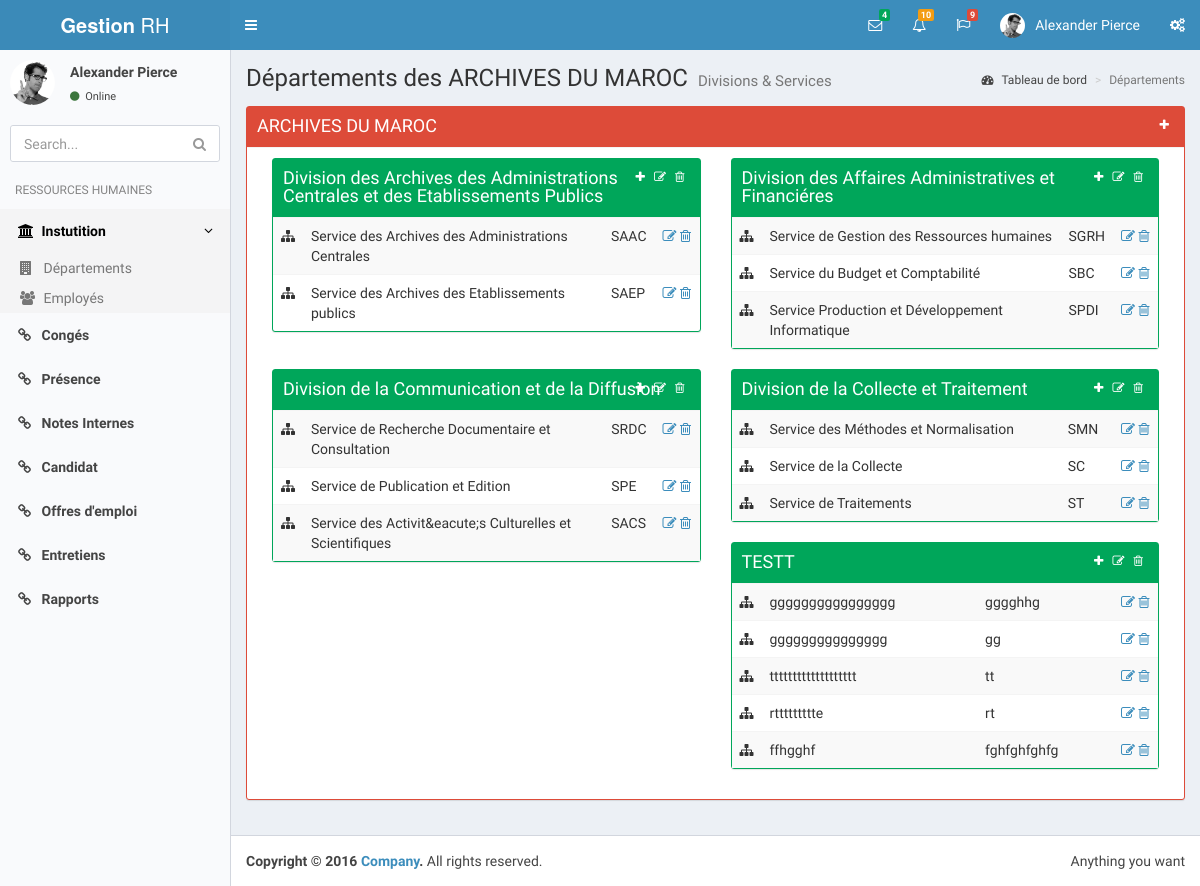
Screenshot of /?page=departements.php with the database file from the repository.
### tables this page shows
CREATE TABLE `departements` (
  `sid` tinyint(4) unsigned NOT NULL AUTO_INCREMENT,
  `nom` varchar(200) NOT NULL,
  `abbreviation` varchar(20) DEFAULT NULL,
  `parent` tinyint(4) unsigned DEFAULT '0',
  PRIMARY KEY (`sid`),
  UNIQUE KEY `IDX_DEPT_ID` (`sid`),
  KEY `IDX_DEPT_PARENT` (`parent`),
  CONSTRAINT `FR_DEPT_PARENT` FOREIGN KEY (`parent`) REFERENCES `departements` (`sid`) ON DELETE CASCADE ON UPDATE NO ACTION
);

### control/connexion.php (called while the page is built, shortened)
<?php
class connexion
{
    public  $cnx;
    private $servername = "10.100.1.2";
    private $db         = "amgrh";
    private $username   = "ebouh";
    private $password   = "ebo";
    function __construct()
    {
        try {
            $this->cnx = new PDO("mysql:host=$this->servername;dbname=$this->db;charset=utf8", $this->username, $this->password);
            $this->cnx->setAttribute(PDO::ATTR_ERRMODE, PDO::ERRMODE_EXCEPTION);
        } catch (PDOException $e) {
            die('Erreur : ' . $e->getMessage());
        }
    }
    public function select($table, $where)
    {
        $res=$this->cnx->query("SELECT * FROM $table $where");
        return $res;
    }
}
?>

### view/departements.php (the view, shortened to what this page needs)
<?php
$depart = new departement();
?>
<section class="content-header">
    <h1>
        Départements des ARCHIVES DU MAROC
        <small>Divisions & Services</small>
    </h1>
    <ol class="breadcrumb">
        <li><a href="?page=dashboard.php"><i class="fa fa-dashboard"></i> Tableau de bord</a></li>
        <li class="active">Départements</li>
    </ol>
</section>
<section class="content">
    <div class="row">
        <div class="col-md-12 ">
            <div class="box box-danger box-solid">
                <div class="box-header with-border">
                    <h3 class="box-title">ARCHIVES DU MAROC</h3>
                    <div class="box-tools pull-right">
                        <a class="btn btn-box-tool" data-toggle="modal" data-target="#myModal"><i class="fa fa-plus"></i></a>
                    </div>
                </div>
                <div class="box-body">
                    <?php
                    $dvsReponse = $depart->select("departements", " WHERE parent IS NULL");
                    $data = $dvsReponse->fetchAll(PDO::FETCH_ASSOC);
                    foreach ($data as $dvs) {
                        $str = htmlspecialchars(str_replace("\"","'", json_encode($dvs,JSON_UNESCAPED_UNICODE)), ENT_QUOTES, 'UTF-8');
                        ?>
                        <div class="col-md-6 connectedSortable ui-sortable">
                            <div class="box box-success box-solid">
                                <div class="box-header ui-sortable-handle">
                                    <h3 class="box-title"><?php echo $dvs['nom']; ?></h3>
                                    <div class="box-tools pull-right">
                                        <div class="btn-group">
                                            <a class="btn btn-box-tool" data-toggle="modal" data-target="#myModal" data-val="<?php echo "{'parent': ".$dvs['sid']."}"; ?>"><i class="fa fa-plus"></i></a>
                                            <a  class="btn btn-box-tool" data-toggle="modal" data-target="#myModal" data-val="<?php echo $str; ?>"><i class="fa fa-edit"></i></a>
                                            <a  class="btn btn-box-tool" data-toggle="modal" data-target="#msgBox" data-val="<?php echo $dvs['sid']; ?>"><i class="fa fa-trash-o"></i></a>
                                        </div>
                                    </div>
                                </div>
                                <div class="box-body no-padding">
                                    <table class="table table-striped">
                                        <?php
                                        $srvReponse = $depart->select("departements", " WHERE parent=".$dvs['sid']);
                                        while ($srv = $srvReponse->fetch(PDO::FETCH_ASSOC)) {
                                            $strs = htmlspecialchars(str_replace("\"","'", json_encode($srv,JSON_UNESCAPED_UNICODE)), ENT_QUOTES, 'UTF-8');
                                            ?>
                                            <tr>
                                                <td style="width: 10px"><i class="fa fa-sitemap"></i></td>
                                                <td><?php echo $srv['nom']; ?></td>
                                                <td><?php echo $srv['abbreviation']; ?></td>
                                                <td style="width: 45px">
                                                    <div class="tools">
                                                        <a style="cursor: pointer;" class="fa fa-edit" data-toggle="modal" data-target="#myModal" data-val="<?php echo $strs; ?>"></a>
                                                        <a style="cursor: pointer;" class="fa fa-trash-o" data-toggle="modal" data-target="#msgBox" data-val="<?php echo $srv['sid']; ?>"></a>
                                                    </div>
                                                </td>
                                            </tr>
                                            <?php
                                        }
                                        ?>
                                    </table>
                                </div>
                            </div>
                        </div>
                    <?php
                    }
                    ?>
                </div>
            </div>
        </div>
    </div>
</section>

### index.php (shortened to what this page needs)
<!DOCTYPE html>
<html>
<head>
    <link rel="stylesheet" href="bootstrap/css/bootstrap.min.css">
    <link rel="stylesheet" href="dist/css/cmpl/font-awesome.min.css">
    <link rel="stylesheet" href="dist/css/cmpl/ionicons.min.css">
    <link rel="stylesheet" href="dist/css/AdminLTE.css">
    <link rel="stylesheet" href="dist/css/skins/skin-blue-light.min.css">
</head>
<body class="hold-transition skin-blue-light sidebar-mini">
<div class="wrapper">
    <header class="main-header">
        <a href="?page=dashboard.php" class="logo">
            <span class="logo-lg"><b>Gestion</b> RH</span>
        </a>
        <nav class="navbar navbar-static-top" role="navigation">
            <a href="#" class="sidebar-toggle" data-toggle="offcanvas" role="button">
            </a>
            <div class="navbar-custom-menu">
                <ul class="nav navbar-nav">
                    <li class="dropdown messages-menu">
                        <a href="#" class="dropdown-toggle" data-toggle="dropdown">
                            <i class="fa fa-envelope-o"></i>
                            <span class="label label-success">4</span>
                        </a>
                    </li>
                    <li class="dropdown notifications-menu">
                        <a href="#" class="dropdown-toggle" data-toggle="dropdown">
                            <i class="fa fa-bell-o"></i>
                            <span class="label label-warning">10</span>
                        </a>
                    </li>
                    <li class="dropdown tasks-menu">
                        <a href="#" class="dropdown-toggle" data-toggle="dropdown">
                            <i class="fa fa-flag-o"></i>
                            <span class="label label-danger">9</span>
                        </a>
                    </li>
                    <li class="dropdown user user-menu">
                        <a href="#" class="dropdown-toggle" data-toggle="dropdown">
                            <img src="dist/img/user2-160x160.jpg" class="user-image" alt="User Image">
                            <span class="hidden-xs">Alexander Pierce</span>
                        </a>
                    </li>
                    <li>
                        <a href="#" data-toggle="control-sidebar"><i class="fa fa-gears"></i></a>
                    </li>
                </ul>
            </div>
        </nav>
    </header>
    <aside class="main-sidebar">
        <section class="sidebar">
            <div class="user-panel">
                <div class="pull-left image">
                    <img src="dist/img/user2-160x160.jpg" class="img-circle" alt="User Image">
                </div>
                <div class="pull-left info">
                    <p>Alexander Pierce</p>
                    <a href="#"><i class="fa fa-circle text-success"></i> Online</a>
                </div>
            </div>
            <form action="#" method="get" class="sidebar-form">
                <div class="input-group">
                    <input type="text" name="q" class="form-control" placeholder="Search...">
                    <span class="input-group-btn">
                <button type="submit" name="search" id="search-btn" class="btn btn-flat"><i class="fa fa-search"></i>
                </button>
              </span>
                </div>
            </form>
            <ul class="sidebar-menu">
                <li class="header">RESSOURCES HUMAINES</li>
                <li class="active treeview">
                    <a href="#"><i class="fa fa-bank"></i> <span>Instutition</span>
                        <span class="pull-right-container">
              <i class="fa fa-angle-left pull-right"></i>
            </span>
                    </a>
                    <ul class="treeview-menu">
                        <li><a id="departements" href="?page=departements.php"><i class="fa  fa-building"></i> <span>Départements</span></a>
                        </li>
                        <li><a id="employee" href="?page=employee.php"><i class="fa fa-users"></i> <span>Employés</span></a></li>
                    </ul>
                </li>
                <li><a id="leave" href="?page=leave.php"><i class="fa fa-link"></i> <span>Congés</span></a></li>
                <li><a id="presence" href="?page=presence.php"><i class="fa fa-link"></i> <span>Présence</span></a></li>
                <li><a id="notes" href="?page=notes.php"><i class="fa fa-link"></i> <span>Notes Internes</span></a></li>
                <li><a id="candidate" href="?page=candidate.php"><i class="fa fa-link"></i> <span>Candidat</span></a></li>
                <li><a id="offers" href="?page=offers.php"><i class="fa fa-link"></i> <span>Offres d'emploi</span></a></li>
                <li><a id="interviews" href="?page=interviews.php"><i class="fa fa-link"></i> <span>Entretiens</span></a></li>
                <li><a id="reports" href="?page=reports.php"><i class="fa fa-link"></i> <span>Rapports</span></a></li>
            </ul>
        </section>
    </aside>
    <div class="content-wrapper">
        <?php
        $page = isset($_GET['page']) ? $_GET['page'] : '';
        if (!empty($page)) {
            $uPage = "/view/".$page;
            $url = $_SERVER['DOCUMENT_ROOT'].$uPage;
            if(file_exists($url))
            {
                include($uPage);
            }
            else
            {
                include("404.php");
            }
        }
        else {
            include('/view/dashboard.php');
        }
        ?>
    </div>
    <footer class="main-footer">
        <div class="pull-right hidden-xs">
            Anything you want
        </div>
        <strong>Copyright &copy; 2016 <a href="#">Company</a>.</strong> All rights reserved.
    </footer>
</div>
<link rel="stylesheet" href="plugins/daterangepicker/daterangepicker.css">
<link rel="stylesheet" href="plugins/datepicker/datepicker3.css">
<link rel="stylesheet" href="plugins/iCheck/all.css">
<link rel="stylesheet" href="plugins/colorpicker/bootstrap-colorpicker.min.css">
<link rel="stylesheet" href="plugins/timepicker/bootstrap-timepicker.min.css">
<link rel="stylesheet" href="plugins/select2/select2.min.css">
</body>
</html>

### rows the page displays
departements: nom "Division des Archives des Administrations Centrales et des Etablissements Publics"
departements: nom "Service des Archives des Administrations Centrales", abbreviation "SAAC"
departements: nom "Service des Archives des Etablissements publics", abbreviation "SAEP"
departements: nom "Division des Affaires Administratives et Financiéres"
departements: nom "Service de Gestion des Ressources humaines", abbreviation "SGRH"
departements: nom "Service du Budget et Comptabilité", abbreviation "SBC"
departements: nom "Service Production et Développement Informatique", abbreviation "SPDI"
departements: nom "Division de la Communication et de la Diffusion"
departements: nom "Service de Recherche Documentaire et Consultation", abbreviation "SRDC"
departements: nom "Service de Publication et Edition", abbreviation "SPE"
departements: nom "Service des Activit&eacute;s Culturelles et Scientifiques", abbreviation "SACS"
departements: nom "Division de la Collecte et Traitement"
departements: nom "Service des Méthodes et Normalisation", abbreviation "SMN"
departements: nom "Service de la Collecte", abbreviation "SC"
departements: nom "Service de Traitements", abbreviation "ST"
departements: nom "TESTT"
departements: nom "gggggggggggggggg", abbreviation "gggghhg"
departements: nom "ggggggggggggggg", abbreviation "gg"
departements: nom "ttttttttttttttttttt", abbreviation "tt"
departements: nom "rttttttttte", abbreviation "rt"
departements: nom "ffhgghf", abbreviation "fghfghfghfg"
